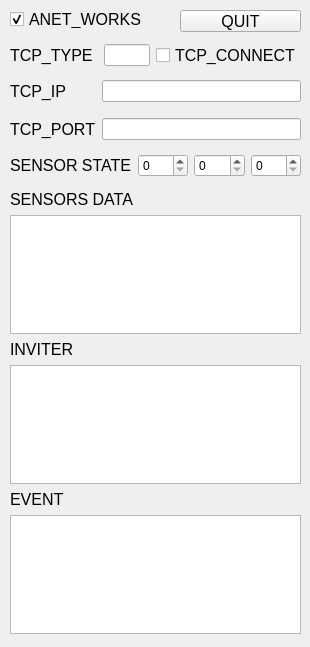
<?xml version="1.0" encoding="UTF-8"?>
<ui version="4.0">
 <class>MainWindow</class>
 <widget class="QMainWindow" name="MainWindow">
  <property name="geometry">
   <rect>
    <x>0</x>
    <y>0</y>
    <width>310</width>
    <height>647</height>
   </rect>
  </property>
  <property name="windowTitle">
   <string>MainWindow</string>
  </property>
  <widget class="QWidget" name="centralwidget">
   <widget class="QWidget" name="gridLayoutWidget">
    <property name="geometry">
     <rect>
      <x>10</x>
      <y>40</y>
      <width>291</width>
      <height>31</height>
     </rect>
    </property>
    <layout class="QGridLayout" name="gridLayout">
     <item row="0" column="2">
      <widget class="QLineEdit" name="tcp_type_edit">
       <property name="font">
        <font>
         <family>Arial</family>
         <pointsize>9</pointsize>
        </font>
       </property>
      </widget>
     </item>
     <item row="0" column="1">
      <widget class="QLabel" name="label">
       <property name="font">
        <font>
         <family>Arial</family>
         <pointsize>12</pointsize>
        </font>
       </property>
       <property name="text">
        <string>TCP_TYPE </string>
       </property>
      </widget>
     </item>
     <item row="0" column="3">
      <widget class="QCheckBox" name="tcp_connected_btn">
       <property name="font">
        <font>
         <family>Arial</family>
         <pointsize>12</pointsize>
        </font>
       </property>
       <property name="text">
        <string>TCP_CONNECT</string>
       </property>
      </widget>
     </item>
    </layout>
   </widget>
   <widget class="QWidget" name="gridLayoutWidget_2">
    <property name="geometry">
     <rect>
      <x>10</x>
      <y>70</y>
      <width>291</width>
      <height>80</height>
     </rect>
    </property>
    <layout class="QGridLayout" name="gridLayout_2">
     <item row="0" column="0">
      <widget class="QLabel" name="label_2">
       <property name="font">
        <font>
         <family>Arial</family>
         <pointsize>12</pointsize>
        </font>
       </property>
       <property name="text">
        <string>TCP_IP</string>
       </property>
      </widget>
     </item>
     <item row="1" column="0">
      <widget class="QLabel" name="label_3">
       <property name="font">
        <font>
         <family>Arial</family>
         <pointsize>12</pointsize>
        </font>
       </property>
       <property name="text">
        <string>TCP_PORT</string>
       </property>
      </widget>
     </item>
     <item row="0" column="1">
      <widget class="QLineEdit" name="tcp_ip_edit">
       <property name="font">
        <font>
         <family>Arial</family>
         <pointsize>9</pointsize>
        </font>
       </property>
      </widget>
     </item>
     <item row="1" column="1">
      <widget class="QLineEdit" name="tcp_port_edit">
       <property name="font">
        <font>
         <family>Arial</family>
         <pointsize>9</pointsize>
        </font>
       </property>
      </widget>
     </item>
    </layout>
   </widget>
   <widget class="QWidget" name="gridLayoutWidget_4">
    <property name="geometry">
     <rect>
      <x>10</x>
      <y>150</y>
      <width>291</width>
      <height>31</height>
     </rect>
    </property>
    <layout class="QGridLayout" name="gridLayout_4">
     <item row="0" column="2">
      <widget class="QSpinBox" name="sensor_box2">
       <property name="font">
        <font>
         <family>Arial</family>
         <pointsize>9</pointsize>
        </font>
       </property>
      </widget>
     </item>
     <item row="0" column="3">
      <widget class="QSpinBox" name="sensor_box3">
       <property name="font">
        <font>
         <family>Arial</family>
         <pointsize>9</pointsize>
        </font>
       </property>
      </widget>
     </item>
     <item row="0" column="0">
      <widget class="QLabel" name="sensor_count">
       <property name="font">
        <font>
         <family>Arial</family>
         <pointsize>12</pointsize>
        </font>
       </property>
       <property name="text">
        <string>SENSOR STATE</string>
       </property>
      </widget>
     </item>
     <item row="0" column="1">
      <widget class="QSpinBox" name="sensor_box1">
       <property name="font">
        <font>
         <family>Arial</family>
         <pointsize>9</pointsize>
        </font>
       </property>
      </widget>
     </item>
    </layout>
   </widget>
   <widget class="QWidget" name="gridLayoutWidget_5">
    <property name="geometry">
     <rect>
      <x>10</x>
      <y>190</y>
      <width>291</width>
      <height>444</height>
     </rect>
    </property>
    <layout class="QGridLayout" name="gridLayout_5">
     <item row="5" column="0">
      <widget class="QTextBrowser" name="event_log">
       <property name="font">
        <font>
         <family>Arial</family>
         <pointsize>9</pointsize>
        </font>
       </property>
      </widget>
     </item>
     <item row="2" column="0">
      <widget class="QLabel" name="label_8">
       <property name="font">
        <font>
         <family>Arial</family>
         <pointsize>12</pointsize>
        </font>
       </property>
       <property name="text">
        <string>INVITER</string>
       </property>
      </widget>
     </item>
     <item row="4" column="0">
      <widget class="QLabel" name="label_9">
       <property name="font">
        <font>
         <family>Arial</family>
         <pointsize>12</pointsize>
        </font>
       </property>
       <property name="text">
        <string>EVENT</string>
       </property>
      </widget>
     </item>
     <item row="3" column="0">
      <widget class="QTextBrowser" name="inviter_log">
       <property name="font">
        <font>
         <family>Arial</family>
         <pointsize>9</pointsize>
        </font>
       </property>
      </widget>
     </item>
     <item row="1" column="0">
      <widget class="QTextBrowser" name="data_log">
       <property name="font">
        <font>
         <family>Arial</family>
         <pointsize>9</pointsize>
        </font>
       </property>
      </widget>
     </item>
     <item row="0" column="0">
      <widget class="QLabel" name="label_5">
       <property name="font">
        <font>
         <family>Arial</family>
         <pointsize>12</pointsize>
        </font>
       </property>
       <property name="text">
        <string>SENSORS DATA</string>
       </property>
      </widget>
     </item>
    </layout>
   </widget>
   <widget class="QCheckBox" name="tcp_works">
    <property name="geometry">
     <rect>
      <x>10</x>
      <y>10</y>
      <width>291</width>
      <height>18</height>
     </rect>
    </property>
    <property name="font">
     <font>
      <family>Arial</family>
      <pointsize>12</pointsize>
     </font>
    </property>
    <property name="text">
     <string>ANET_WORKS</string>
    </property>
    <property name="checked">
     <bool>true</bool>
    </property>
   </widget>
   <widget class="QToolButton" name="btn_quit">
    <property name="geometry">
     <rect>
      <x>180</x>
      <y>10</y>
      <width>121</width>
      <height>22</height>
     </rect>
    </property>
    <property name="minimumSize">
     <size>
      <width>60</width>
      <height>0</height>
     </size>
    </property>
    <property name="maximumSize">
     <size>
      <width>16777</width>
      <height>16777215</height>
     </size>
    </property>
    <property name="font">
     <font>
      <family>Arial</family>
      <pointsize>12</pointsize>
     </font>
    </property>
    <property name="text">
     <string>QUIT</string>
    </property>
   </widget>
  </widget>
 </widget>
 <resources/>
 <connections/>
</ui>
